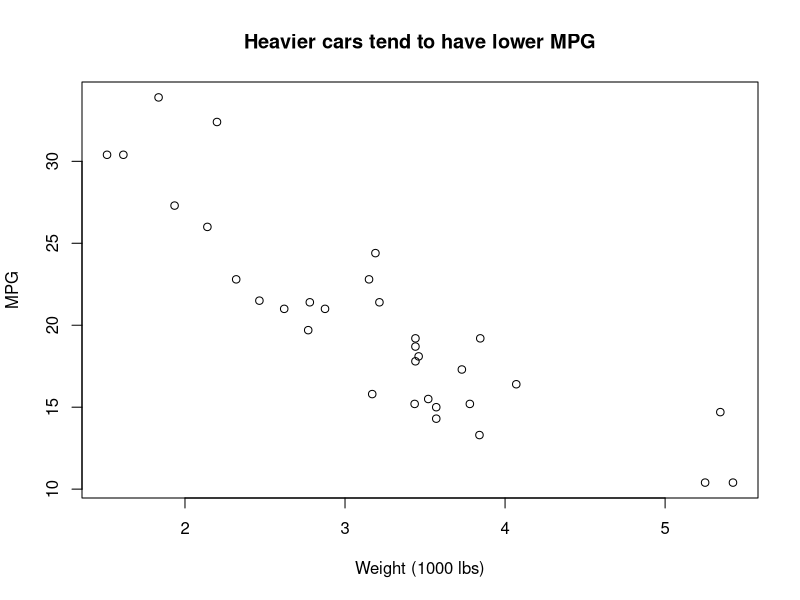
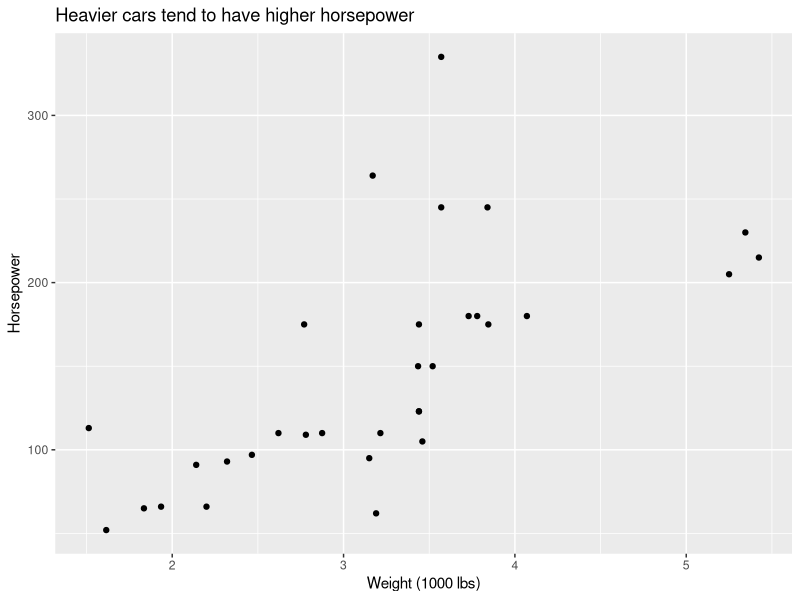
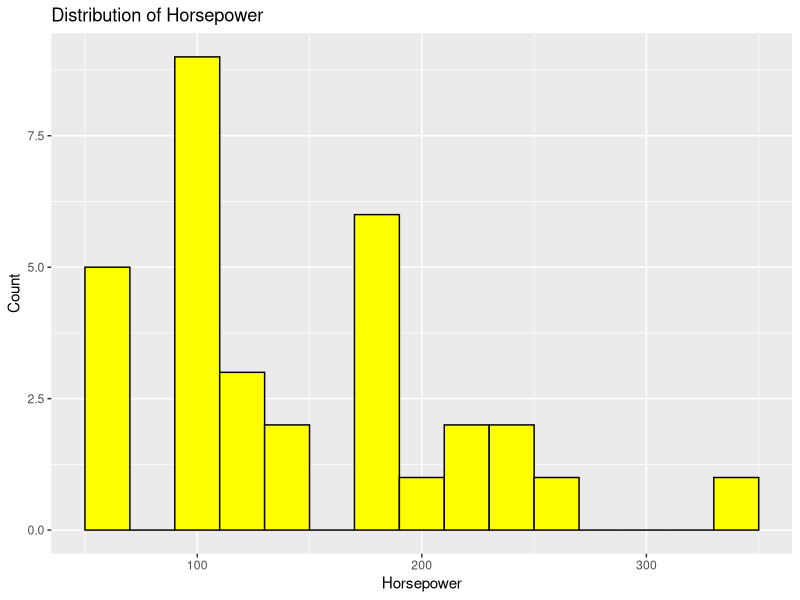
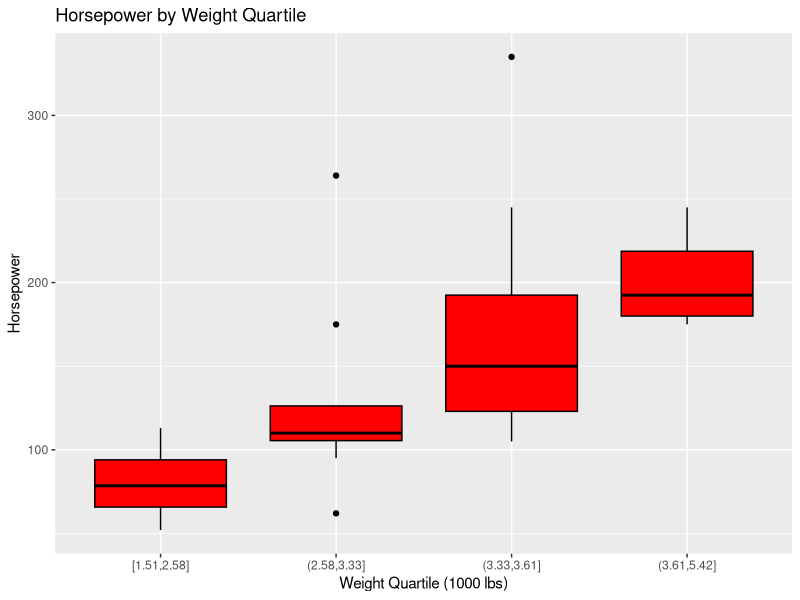

Write R code to recreate these figures, in order.
## ---- chunk 1
0.1 + 0.1 + 0.1 - 0.3
0.3 - 0.1 - 0.1 - 0.1 # a variation

# run this if you want to avoid scientific notation
options(scipen = 999)
## ---- chunk 2
# install.packages("tidyverse")
library(tidyverse)
## ---- chunk 3
mtcars[mtcars$cyl == 6 & mtcars$mpg > 20, c("mpg", "hp")]
## ---- chunk 4
mtcars %>%
  filter(cyl == 6, mpg > 20) %>%
  select(mpg, hp)
## ---- chunk 5
data(mtcars) # reads in the data & adds it to your environment as a dataframe
View(mtcars) # opens up the datafram for viewing
head(mtcars) # displays the top few lines of the dataframe
summary(mtcars) # displays a summary of all variables
?mtcars # will open up documentation in your Help tab. works for packages, functions, too!
## ---- chunk 6
mean(mtcars$mpg) # the $ helps you select a specific column of interest
## ---- chunk 7

## ---- chunk 8

## ---- chunk 9
# this is a scatterplot of mpg by wt
plot(mtcars$wt, mtcars$mpg,
     xlab = "Weight (1000 lbs)", ylab = "MPG",
     main = "Heavier cars tend to have lower MPG")


## ---- chunk 10
library(ggplot2)

ggplot(mtcars, aes(x = wt, y = hp)) +
  geom_point() +
  labs(
    title = "Heavier cars tend to have higher horsepower",
    x = "Weight (1000 lbs)",
    y = "Horsepower"
  )

ggplot(mtcars, aes(x = hp)) +
  geom_histogram(binwidth = 20, fill = "yellow", color = "black") +
  labs(
    title = "Distribution of Horsepower",
    x = "Horsepower",
    y = "Count"
  )

ggplot(mtcars, aes(x = cut_number(wt, 4), y = hp)) +
  geom_boxplot(fill = "red", color = "black") +
  labs(
    title = "Horsepower by Weight Quartile",
    x = "Weight Quartile (1000 lbs)",
    y = "Horsepower"
  )

summary(mtcars$qsec)

